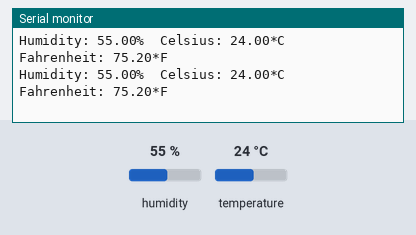
This sketch was run on a simulated Arduino Uno, built with avr-gcc and run on an emulated ATmega328P. Parts: the last lines printed to the serial monitor. The test bench sets the inputs (shaded band); at power-on: humidity 55 %, temperature 24 °C.

Above: at 2.8 s.
2.9 s: humidity set to 22 %
At 5.5 s:
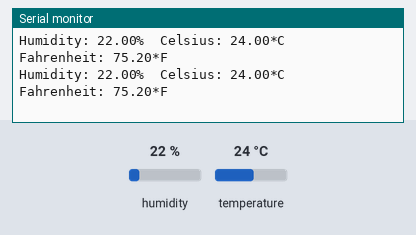
5.6 s: temperature set to 12 °C
At 7.5 s:
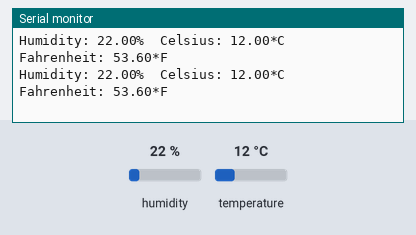
8.3 s: humidity set to 40 %
At 10.0 s:
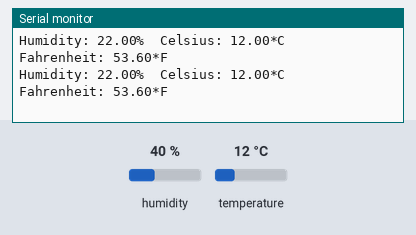
Timing chart, 0 to 11.5 s (numbered marks = the images above; inputs shaded):
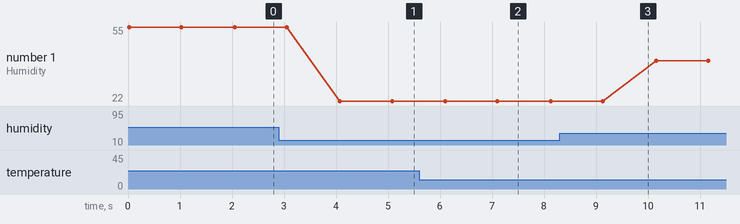

The sketch:

DHT11.ino
```cpp
/*
 * 溫度感測器 (DHT11)
 *
 * 本程式將透 Arduino 並利溫、濕度感測器，測量環境溫、濕度
 * This code will measure the temperature and humidty by DHT11 sensor via Arduino
 *
 * 本範例程式由 樹懶創客 撰寫
 * This example code written by Sloth Maker
 *
 * 想知道更多資訊，歡迎進入
 * For more information pls visit
 * https://sites.google.com/view/sloth-maker/code-example/dht11
 */

// 匯入 DHT 函式庫
#include <DHT.h>

// 設定並初始化 DHT11 感測器
DHT dht(8, DHT11);

void setup() {
  // 與電腦進行初始化
  // 設定包率9600
  Serial.begin(9600);

  // 啟動 DHT 感測器
  dht.begin();
}

void loop() {
  // 讀取濕度
  float h = dht.readHumidity();
  // 讀取攝氏溫度
  float t = dht.readTemperature();
  // 讀取華氏溫度
  float f = dht.readTemperature(true);

  // 判斷是否有數值
  if (isnan(h) || isnan(t) || isnan(f)) {
    // 若沒有數值，則列印無法讀取
    Serial.println("Can't Read From DHT Sensor");
    return;
  }

  // 將數值列印出來
  Serial.print("Humidity: ");
  Serial.print(h);
  Serial.print("%\t");
  Serial.print("Celsius: ");
  Serial.print(t);
  Serial.print("*C\t");
  Serial.print("Fahrenheit: ");
  Serial.print(f);
  Serial.print("*F\n");

  //延時5秒
  delay(1000);
}
```

Measured:
- after the input at 2.9 s, the serial monitor: prints a new line after 1.2 s (image 1)
- after the input at 5.6 s, the serial monitor: prints a new line after 0.50 s (image 2)
- plotted number 1: 55 → 22 after the input at 2.9 s, 22 → 40 after the input at 8.3 s
